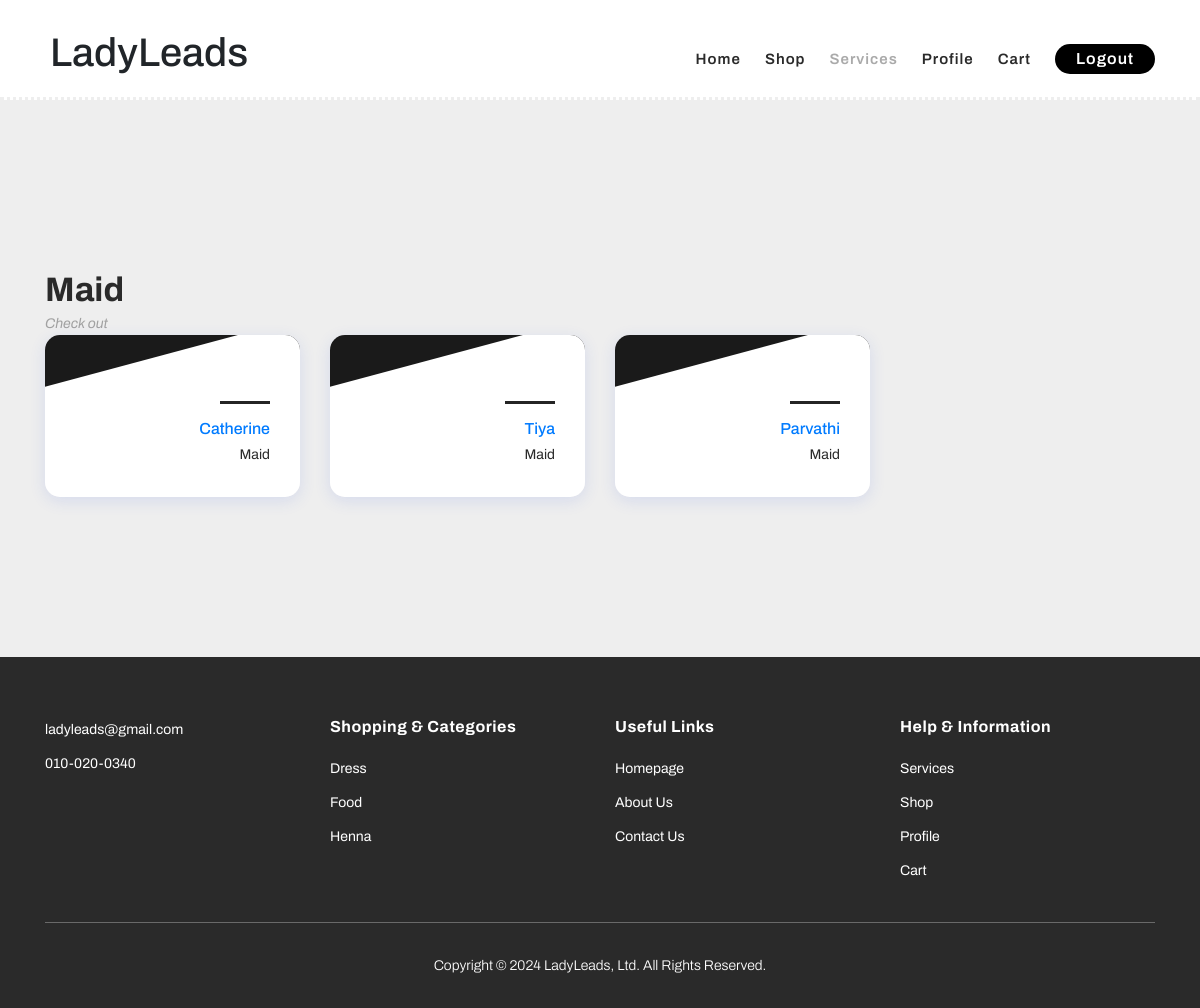
The app's page /maid with its own data.
### login/models.py (models this page shows)
class EditProfile(models.Model):
    user = models.OneToOneField(User, null=True, on_delete=models.CASCADE)
    job = models.CharField(max_length=15, null=True)
    location = models.CharField(max_length=10, null=True)
    Yearofexp = models.IntegerField(null=True)
    profile_pic = models.ImageField(upload_to='profile_photos/', null=True, blank=True)
    class Meta:
        verbose_name = 'Edit Profile'
        verbose_name_plural = 'Edit Profiles'

### login/views.py (the view)
# urls.py: path('maid', views.maid , name="maid"),
def maid(request):
    profiles = EditProfile.objects.all()
    context = {
        'profiles': profiles,
    }
    return render(request, 'maid.html', context)

### login/templates/maid.html (shortened to what this page needs)
<!DOCTYPE html>
<html lang="en">
<head>
    {% load static %}
    <link rel="stylesheet" type="text/css" href="{% static 'bootstrap.min.css' %}">
    <link rel="stylesheet" type="text/css" href="{% static 'font-awesome.css' %}">
    <link rel="stylesheet" href="{% static 'templatemo-hexashop.css' %}">
    <link rel="stylesheet" href="{% static 'owl-carousel.css' %}">
    <link rel="stylesheet" href="{% static 'lightbox.css' %}">
</head>
<body>
    <header class="header-area header-sticky" style="background-color: #ffffff;">
        <div class="container">
            <div class="row">
                <div class="col-12">
                    <nav class="main-nav">
                        <H1 class="heading">
                            LadyLeads
                        </H1>
                        <ul class="nav">
                            <li class="scroll-to-section"><a href="{% url 'gotohome' %}">Home</a></li>
                            <li class="scroll-to-section"><a href="{% url 'shop'%}">Shop</a></li>
                            <li class="scroll-to-section"><a href="{% url 'services'%}" class="active">Services</a></li>
                            <li class="scroll-to-section"><a href="{% url 'profile'%}">Profile</a></li>
                            <li class="scroll-to-section"><a href="{% url 'cart'%}">Cart</a></li>
                            <li><a href="home">
                                    <button class="signintext">Logout</button>
                                </a></li>
                        </ul>
                    </nav>
                </div>
            </div>
        </div>
    </header>
    <div style="height: 250px;"></div>
    <section class="section" id="maid">
        <div class="container">
            <div class="section-heading">
                <h2>Maid</h2>
                <span>Check out</span>
            </div>
            <div class="row">
                {% for profile in profiles %}
                {% if profile.job == "Maid" %}
                <div class="col-12 col-sm-6 col-lg-3">
                    <a href="appmaid.html">
                        <div class="single_advisor_profile wow fadeInUp" data-wow-delay="0.4s"
                            style="visibility: visible; animation-delay: 0.4s; animation-name: fadeInUp;">
                            <div class="advisor_thumb"><img src="/media/{{ profile.profile_pic }}" alt="">
                            </div>
                            <div class="single_advisor_details_info">
                                <h6>{{ profile.user }}</h6>
                                <p class="designation">{{ profile.job }}</p>
                            </div>
                        </div>
                    </a>
                </div>
                {% endif %}
                {% endfor %}
    </section>
    <div style="height: 50px;"></div>
    <footer>
        <div class="container">
            <div class="row">
                <div class="col-lg-3">
                    <div class="first-item">
                        <ul>
                            <li><a href="#">ladyleads@gmail.com</a></li>
                            <li><a href="#">010-020-0340</a></li>
                        </ul>
                    </div>
                </div>
                <div class="col-lg-3">
                    <h4>Shopping &amp; Categories</h4>
                    <ul>
                        <li><a href="#">Dress</a></li>
                        <li><a href="#">Food</a></li>
                        <li><a href="#">Henna</a></li>
                    </ul>
                </div>
                <div class="col-lg-3">
                    <h4>Useful Links</h4>
                    <ul>
                        <li><a href="#">Homepage</a></li>
                        <li><a href="{% url 'about' %}">About Us</a></li>
                        <li><a href="{% url 'contact' %}">Contact Us</a></li>
                    </ul>
                </div>
                <div class="col-lg-3">
                    <h4>Help &amp; Information</h4>
                    <ul>
                        <li><a href="workers">Services</a></li>
                        <li><a href="shop">Shop</a></li>
                        <li><a href="profile">Profile</a></li>
                        <li><a href="cart">Cart</a></li>
                    </ul>
                </div>
                <div class="col-lg-12">
                    <div class="under-footer">
                        <p>Copyright © 2024 LadyLeads, Ltd. All Rights Reserved.</p>
                    </div>
                </div>
            </div>
        </div>
    </footer>
</body>
</html>

### login/static/templatemo-hexashop.css (style rules this page uses)
html, body, div, span, applet, object, iframe, h1, h2, h3, h4, h5, h6, p, blockquote, div pre, a, abbr, acronym, address, big, cite, code, del, dfn, em, font, img, ins, kbd, q, s, samp, small, strike, strong, sub, sup, tt, var, b, u, i, center, dl, dt, dd, ol, ul, li, figure, header, nav, section, article, aside, footer, figcaption { margin: 0; padding: 0; border: 0; outline: 0; }
ul, li { padding: 0; margin: 0; list-style: none; }
header, nav, section, article, aside, footer, hgroup { display: block; }
* { box-sizing: border-box; }
html, body { font-family: 'Poppins', sans-serif; font-weight: 400; background-color: #fff; font-size: 16px; -ms-text-size-adjust: 100%; -webkit-font-smoothing: antialiased; -moz-osx-font-smoothing: grayscale; }
a { text-decoration: none !important; }
h1, h2, h3, h4, h5, h6 { margin-top: 0px; margin-bottom: 0px; }
ul { margin-bottom: 0px; }
p { font-size: 14px; line-height: 25px; color: #2a2a2a; }
html, body { background: #fff; font-family: 'Poppins', sans-serif; }
.section-heading h2 { font-size: 34px; font-weight: 700; color: #2a2a2a; }
.section-heading span { font-size: 14px; color: #a1a1a1; font-style: italic; font-weight: 400; }
.header-area { border-bottom: 3px dotted #eee; box-shadow: none; background-color: #fff; position: absolute; top: 0px; left: 0px; right: 0px; z-index: 100; height: 100px; -webkit-transition: all .5s ease 0s; -moz-transition: all .5s ease 0s; -o-transition: all .5s ease 0s; transition: all .5s ease 0s; }
.header-area .main-nav { min-height: 80px; background: transparent; }
.header-area .main-nav .nav { float: right; margin-top: 30px; margin-right: 0px; background-color: transparent; -webkit-transition: all 0.3s ease 0s; -moz-transition: all 0.3s ease 0s; -o-transition: all 0.3s ease 0s; transition: all 0.3s ease 0s; position: relative; z-index: 999; }
.header-area .main-nav .nav li { padding-left: 15px; padding-right: 15px; }
.header-area .main-nav .nav li:last-child { padding-right: 0px; }
.header-area .main-nav .nav li a { display: block; font-weight: 600; font-size: 15px; color: #2a2a2a; text-transform: capitalize; -webkit-transition: all 0.3s ease 0s; -moz-transition: all 0.3s ease 0s; -o-transition: all 0.3s ease 0s; transition: all 0.3s ease 0s; height: 40px; line-height: 40px; border: transparent; letter-spacing: 1px; }
.header-area .main-nav .nav li a { color: #2a2a2a; }
.header-area .main-nav .nav li:hover a, .header-area .main-nav .nav li a.active { color: #aaa !important; }
.header-area.header-sticky { min-height: 80px; }
.header-area .nav { margin-top: 30px; }
.header-area.header-sticky .nav li a.active { color: #aaa; }
@media (max-width: 1200px) { .header-area .main-nav .nav li { padding-left: 12px; padding-right: 12px; } }
@media (max-width: 1200px) { .header-area .main-nav:before { display: none; } }
@media (min-width: 767px) { .header-area .main-nav .nav { display: flex !important; } }
footer { margin-top: 60px; padding: 60px 0px 30px 0px; background-color: #2a2a2a; }
footer ul li { display: block; margin-bottom: 10px; }
footer ul li a { font-size: 14px; color: #fff; transition: all .3s; }
footer h4 { letter-spacing: 0.5px; font-size: 16px; color: #fff; font-weight: 700; margin-bottom: 20px; }
footer .under-footer { margin-top: 30px; padding-top: 30px; text-align: center; border-top: 1px solid rgba(250, 250, 250, 0.3); }
footer .under-footer p { color: #fff; font-size: 14px; font-weight: 300; }

### records on screen
EditProfile: user "Catherine", job "Maid"
EditProfile: user "Tiya", job "Maid"
EditProfile: user "Parvathi", job "Maid"
